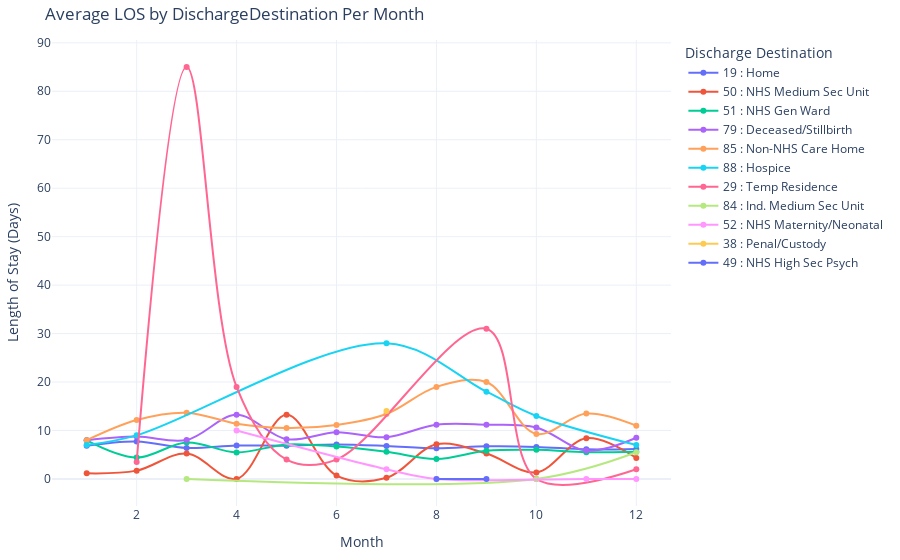

The notebook cell this image was saved under:
### Code cell
import plotly.graph_objects as go

methods = monthly_avg_dischargeDestination['DischargeDestination'].unique()

# Create a trace for each method
traces = [
    go.Scatter(
        x=monthly_avg_dischargeDestination[monthly_avg_dischargeDestination['DischargeDestination'] == method]['month'],
        y=monthly_avg_dischargeDestination[monthly_avg_dischargeDestination['DischargeDestination'] == method]['Los'],
        mode='lines+markers',
        name=str(str(method) + " : " + discharge_destination[str(method)]),
        line=go.scatter.Line(shape='spline')
    )
    for method in methods
]

# Assemble the figure
fig = go.Figure(data=traces)
fig.update_layout(
    title='Average LOS by DischargeDestination Per Month',
    xaxis_title='Month',
    yaxis_title='Length of Stay (Days)',
    template='plotly_white',
    legend_title='Discharge Destination',
    margin=dict(l=40, r=20, t=40, b=40)
)

fig.show()

### Figure 1 — Plotly figure (JSON) as saved in the notebook; plotly's stock layout.template omitted (floating-point values rounded to 4 significant figures)
{"data": [{"line": {"shape": "spline"}, "mode": "lines+markers", "name": "19 : Home", "type": "scatter", "x": [1, 2, 3, 4, 5, 6, 7, 8, 9, 10, 11, 12], "y": [6.859, 7.732, 6.403, 6.889, 6.873, 7.106, 6.805, 6.333, 6.724, 6.617, 6.105, 6.194]}, {"line": {"shape": "spline"}, "mode": "lines+markers", "name": "50 : NHS Medium Sec Unit", "type": "scatter", "x": [1, 2, 3, 4, 5, 6, 7, 8, 9, 10, 11, 12], "y": [1.167, 1.714, 5.25, 0.0, 13.25, 0.7, 0.2308, 7.143, 5.25, 1.353, 8.4, 4.333]}, {"line": {"shape": "spline"}, "mode": "lines+markers", "name": "51 : NHS Gen Ward", "type": "scatter", "x": [1, 2, 3, 4, 5, 6, 7, 8, 9, 10, 11, 12], "y": [7.976, 4.409, 7.533, 5.468, 7.124, 6.688, 5.6, 4.102, 5.809, 6.007, 5.5, 5.635]}, {"line": {"shape": "spline"}, "mode": "lines+markers", "name": "79 : Deceased/Stillbirth", "type": "scatter", "x": [1, 2, 3, 4, 5, 6, 7, 8, 9, 10, 11, 12], "y": [8.0, 8.741, 8.045, 13.23, 8.207, 9.654, 8.618, 11.19, 11.2, 10.62, 5.864, 8.5]}, {"line": {"shape": "spline"}, "mode": "lines+markers", "name": "85 : Non-NHS Care Home", "type": "scatter", "x": [1, 2, 3, 4, 5, 6, 7, 8, 9, 10, 11, 12], "y": [8.0, 12.17, 13.67, 11.4, 10.5, 11.14, 13.4, 19.0, 20.0, 9.273, 13.5, 11.0]}, {"line": {"shape": "spline"}, "mode": "lines+markers", "name": "88 : Hospice", "type": "scatter", "x": [1, 2, 7, 9, 10, 12], "y": [7.0, 9.0, 28.0, 18.0, 13.0, 7.0]}, {"line": {"shape": "spline"}, "mode": "lines+markers", "name": "29 : Temp Residence", "type": "scatter", "x": [2, 3, 4, 5, 6, 9, 10, 12], "y": [3.5, 85.0, 19.0, 4.0, 4.0, 31.0, 0.0, 2.0]}, {"line": {"shape": "spline"}, "mode": "lines+markers", "name": "84 : Ind. Medium Sec Unit", "type": "scatter", "x": [3, 10, 12], "y": [0.0, 0.0, 5.5]}, {"line": {"shape": "spline"}, "mode": "lines+markers", "name": "52 : NHS Maternity/Neonatal", "type": "scatter", "x": [4, 7, 8, 11, 12], "y": [10.0, 2.0, 0.0, 0.0, 0.0]}, {"line": {"shape": "spline"}, "mode": "lines+markers", "name": "38 : Penal/Custody", "type": "scatter", "x": [7], "y": [14.0]}, {"line": {"shape": "spline"}, "mode": "lines+markers", "name": "49 : NHS High Sec Psych", "type": "scatter", "x": [8, 9], "y": [0.0, 0.0]}], "layout": {"legend": {"title": {"text": "Discharge Destination"}}, "margin": {"b": 40, "l": 40, "r": 20, "t": 40}, "title": {"text": "Average LOS by DischargeDestination Per Month"}, "xaxis": {"title": {"text": "Month"}}, "yaxis": {"title": {"text": "Length of Stay (Days)"}}}}
